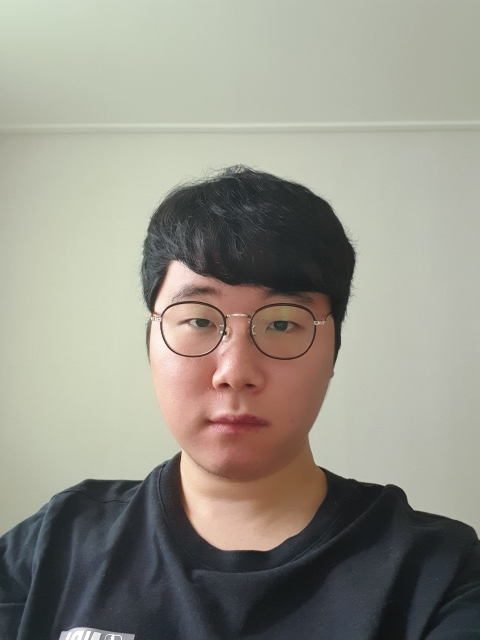
#> input picture AR/user.jpg, 960 x 1280 px (shown at 1/2 size)
$ jupyter execute --allow-errors opencv.ipynb
#> lines starting #> are read from the running program, lines starting #| are printed output that depends on the picture
[cell 1]
import cv2
import numpy as np

#> (a cell that did not finish here is left out)

[cell 3]
img = cv2.imread("user.jpg")
#> img is the input picture: shape (1280, 960, 3); mean B, G, R 136, 146.8, 148.9
img = cv2.resize(img, None, fx=0.4, fy=0.4)
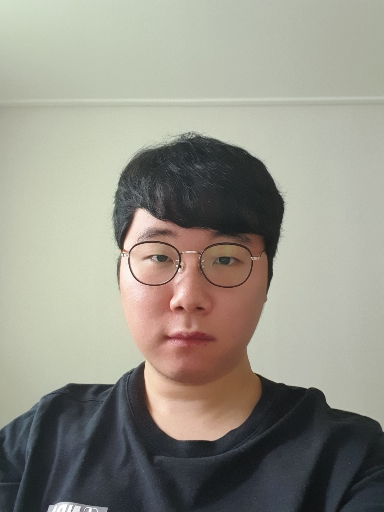
#> img: shape (512, 384, 3); mean B, G, R 136, 146.8, 148.9
height, width, channels = img.shape
#> height = 512; width = 384; channels = 3

[cell 4]
blob = cv2.dnn.blobFromImage(img, 0.00392, (416, 416), (0, 0, 0), True, crop=False)
#> (the rest of this cell did not finish here and is left out)

[cell 5]
# 정보를 화면에 표시
class_ids = []
confidences = []
boxes = []
#> (the rest of this cell did not finish here and is left out)

[cell 6]
indexes = cv2.dnn.NMSBoxes(boxes, confidences, 0.5, 0.4)

[cell 7]
font = cv2.FONT_HERSHEY_PLAIN
for i in range(len(boxes)):
    if i in indexes:
        x, y, w, h = boxes[i]
        label = str(classes[class_ids[i]])
        color = colors[i]
        cv2.rectangle(img, (x, y), (x + w, y + h), color, 2)
        cv2.putText(img, label, (x, y + 30), font, 3, color, 3)
cv2.imshow("Image", img)
cv2.waitKey(0)
cv2.destroyAllWindows()
